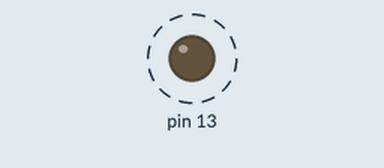
This sketch was run on a simulated Arduino Uno, built with avr-gcc and run on an emulated ATmega328P. Parts: output pins drawn as LEDs (lit = HIGH). Dashed ring = blinking.

Above: at 0.5 s.
Timing chart, 0 to 3.5 s (numbered marks = the images above):
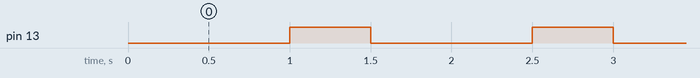

Measured:
- by itself, pin 13: alternates HIGH for 0.50 s and LOW for 1.0 s

The sketch:

Hola_Mundo.ino
```cpp
void setup(){
   pinMode(13,OUTPUT);
}

void loop(){

   digitalWrite(13,LOW);
   delay(1000);
   digitalWrite(13,HIGH);
   delay(500);

}
```
